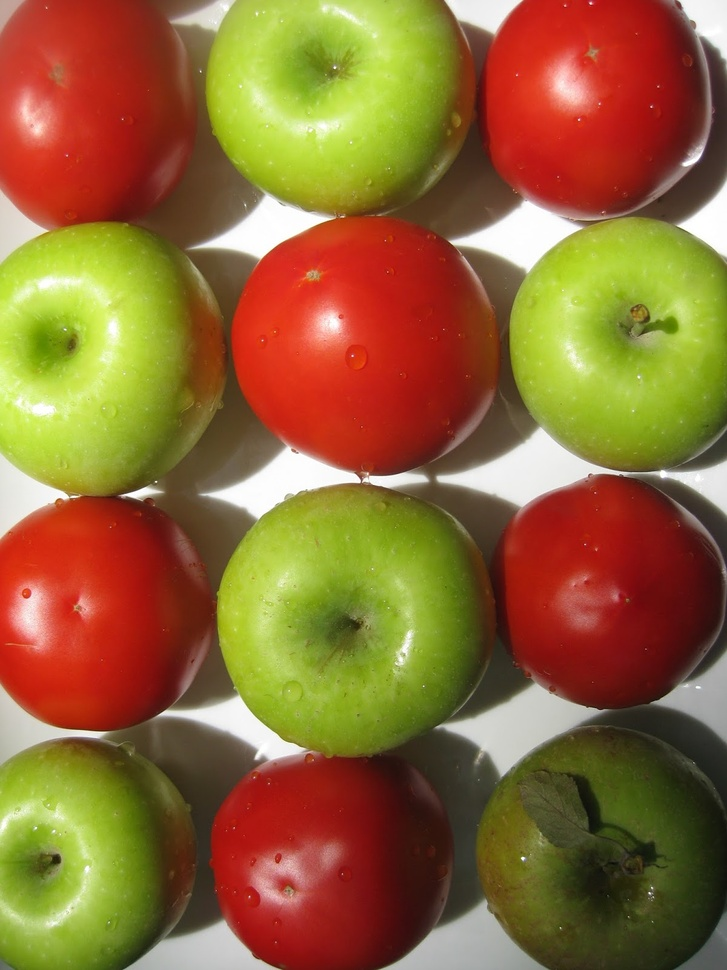
#> input picture Lab5_Image_Segmentation/tomatoes_and_apples.jpg, 727 x 970 px, shrunk from 1200 x 1600 before the run, given in place of the camera
$ python Lab3_Task5_Red_Object_Tracking.py
#> lines starting #> are read from the running program, lines starting #| are printed output that depends on the picture; after the words box and inside, x2 and y2 are one past the last pixel; in counts of white or black regions, pixels touching at a corner belong together
import cv2 as cv
import numpy as np

def main():
    # get image from camera
    cap = cv.VideoCapture(0)
    cv.namedWindow('Current Image')
    prev_frame = []
    while True:
        ret, frame = cap.read()
#> frame is the input picture: shape (970, 727, 3); mean B, G, R 53.7, 103.8, 144
        # convert the image to HSV
        hsv = cv.cvtColor(frame, cv.COLOR_BGR2HSV)
#> hsv: shape (970, 727, 3); mean H, S, V 22.2, 166.8, 151.9
        # define range of red color in HSV
        lower_red1 = np.array([0, 70, 50])
        upper_red1 = np.array([10, 255, 255])
        lower_red2 = np.array([170, 70, 50])
        upper_red2 = np.array([180, 255, 255])
        # Threshold the HSV image to get only red colors
        mask1 = cv.inRange(hsv, lower_red1, upper_red1)
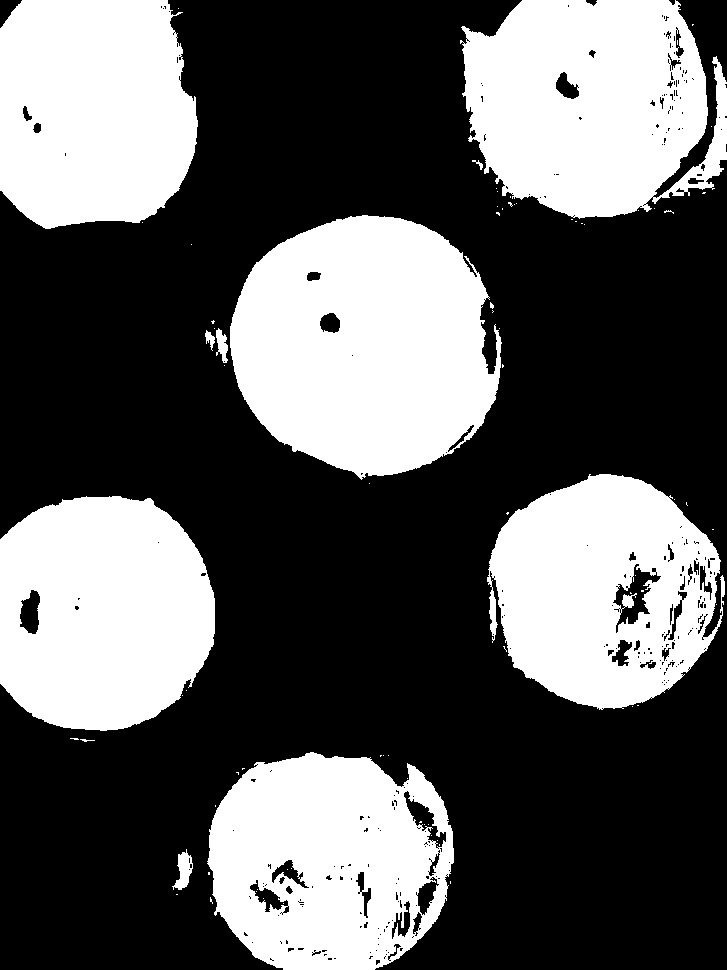
#> mask1: shape (970, 727); 36.9% white; 79 white regions (68 under 20 px), largest, box (x1, y1, x2, y2) and area: (230, 215, 502, 480) 53910, (460, 0, 727, 219) 44756, (0, 496, 215, 731) 41621
        mask2 = cv.inRange(hsv, lower_red2, upper_red2)
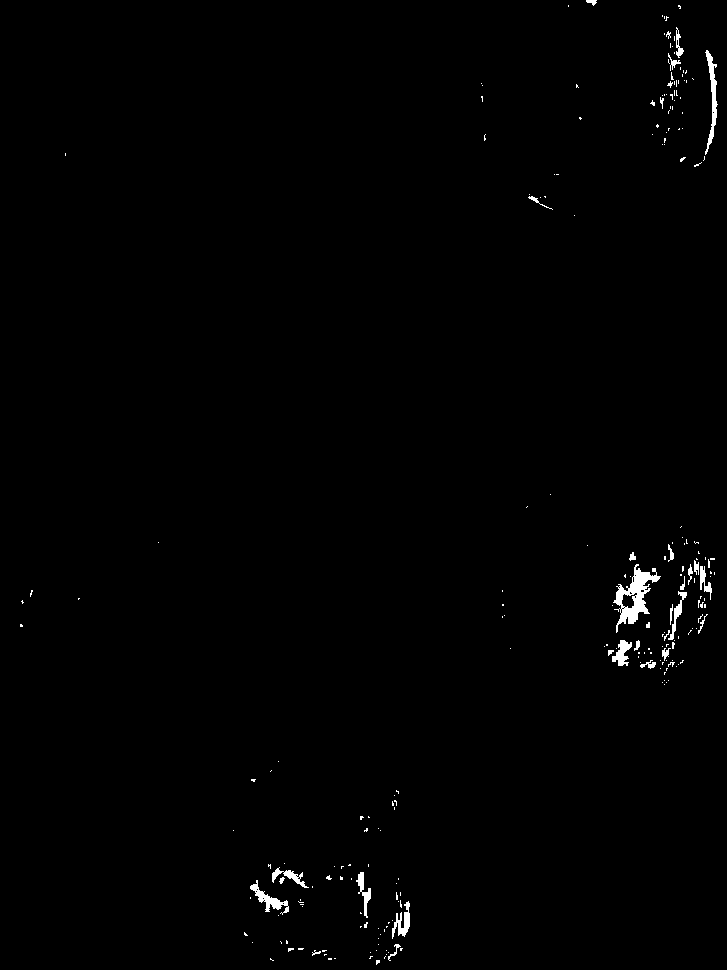
#> mask2: shape (970, 727); 0.74% white; 234 white regions (203 under 20 px), largest, box (x1, y1, x2, y2) and area: (613, 564, 661, 633) 1138, (705, 50, 718, 155) 465, (250, 880, 289, 915) 377
        mask = cv.bitwise_or(mask1, mask2)
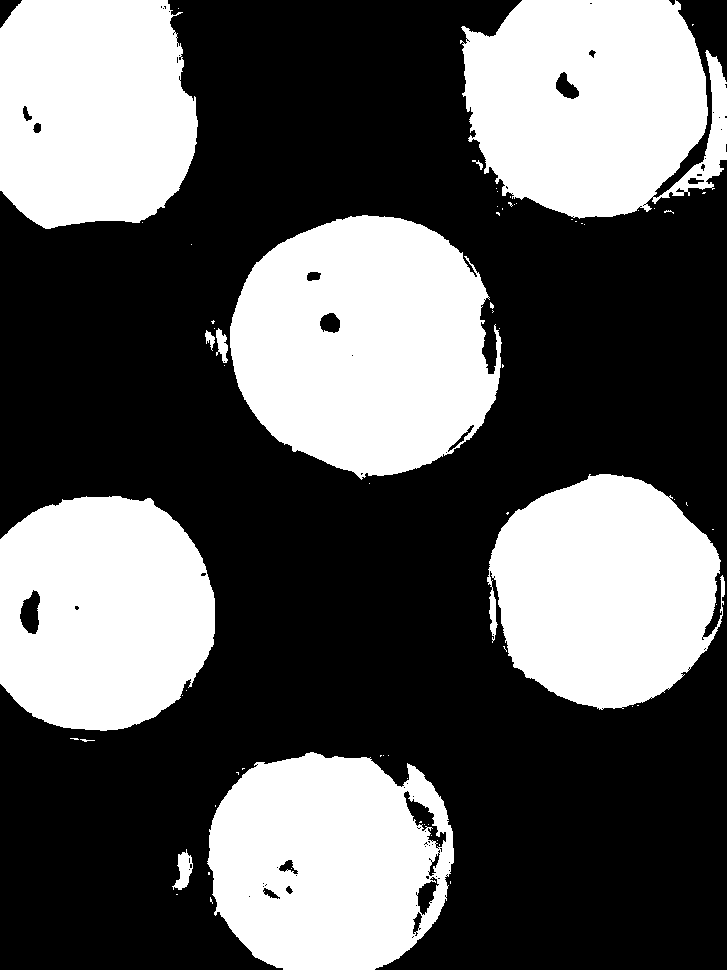
#> mask: shape (970, 727); 37.7% white; 69 white regions (58 under 20 px), largest, box (x1, y1, x2, y2) and area: (230, 215, 502, 480) 53910, (460, 0, 727, 219) 45808, (207, 752, 454, 970) 41969
        # Bitwise-AND mask and original image
        res = cv.bitwise_and(frame, frame, mask=mask)
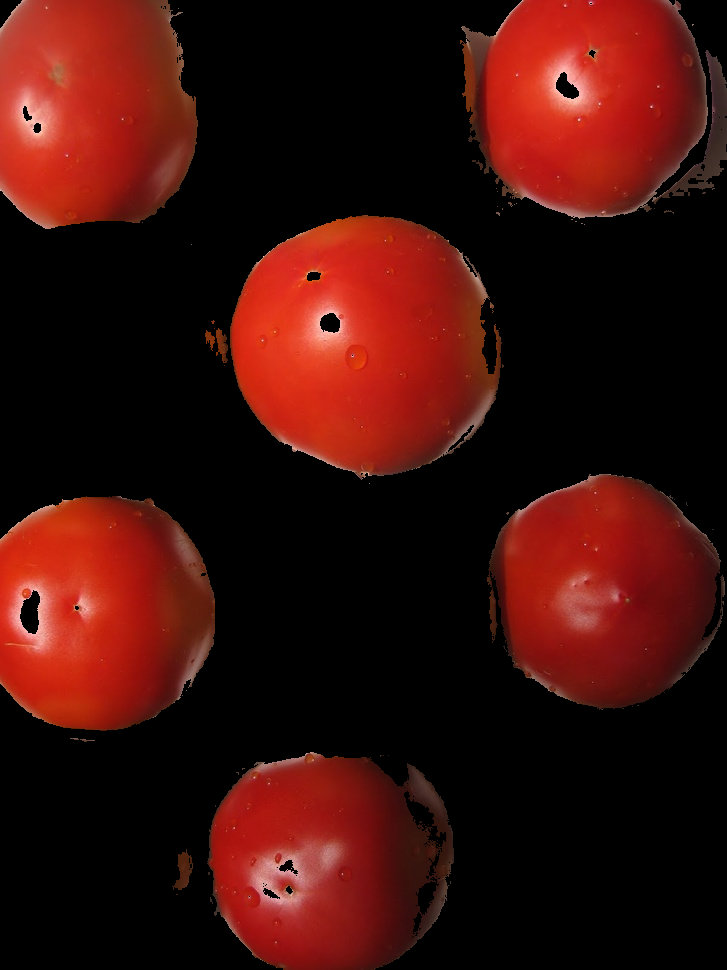
#> res: shape (970, 727, 3); mean B, G, R 10.4, 14.9, 59.8
        gray = cv.cvtColor(res, cv.COLOR_BGR2GRAY)
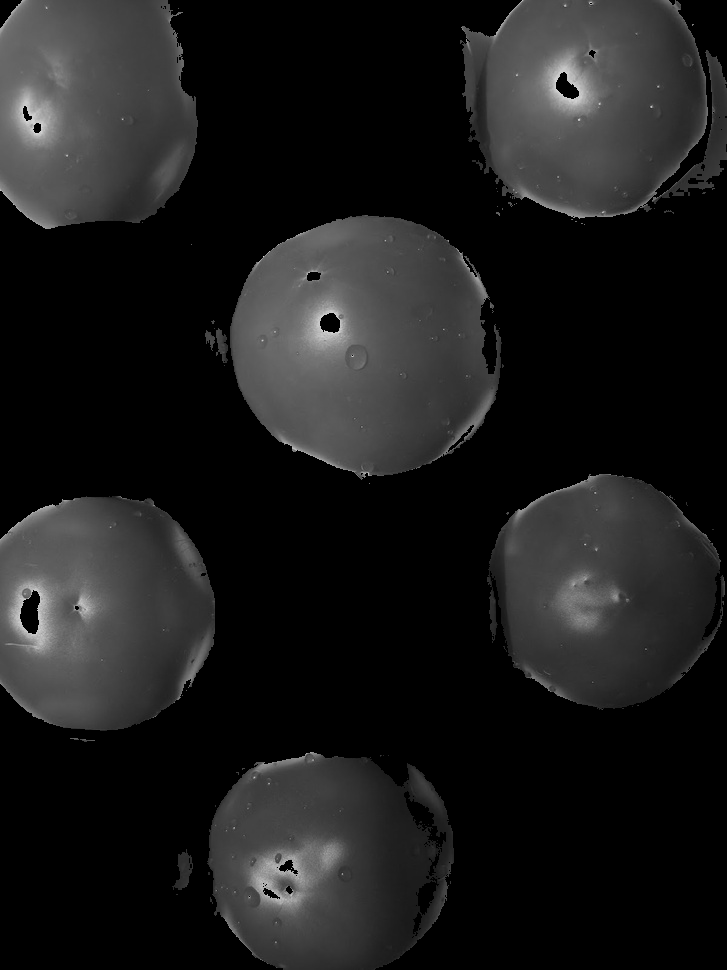
#> gray: shape (970, 727); min 0, max 216, mean 27.8
        if len(prev_frame) == 0:
            prev_frame = gray
        # calculate the difference between the current frame and the previous frame
        diff = cv.absdiff(prev_frame, gray)
#> diff: shape (970, 727); every value is 0
        prev_frame = gray
        # threshold the image
        ret, thresh = cv.threshold(diff, 50, 255, cv.THRESH_BINARY)
        fgMask = cv.morphologyEx(thresh, cv.MORPH_CLOSE, cv.getStructuringElement(cv.MORPH_ELLIPSE, (5, 5)))
        white_pixels = cv.countNonZero(fgMask)
#> white_pixels = 0
        if white_pixels > 0.05 * fgMask.size:
            cv.putText(frame, 'Motion Detected', (10, 30), cv.FONT_HERSHEY_SIMPLEX, 1, (0, 0, 255), 2, cv.LINE_AA)

        # add a frame around changed pixels
        contours, hierarchy = cv.findContours(fgMask, cv.RETR_TREE, cv.CHAIN_APPROX_SIMPLE)
#> contours = []
        for i, contour in enumerate(contours):
            x, y, w, h = cv.boundingRect(contour)
            cv.rectangle(frame, (x, y), (x + w, y + h), (0, 255, 0), 2)
#> this loop made 0 passes

        cv.imshow('Current Image', frame)
        cv.imshow('Red range threshold', thresh)
        cv.imshow('Difference', diff)
        # break the loop if 'q' is pressed
        if cv.waitKey(1) & 0xFF == ord('q'):
#> (key q is pressed here)
            break

if __name__ == '__main__':
    main()
